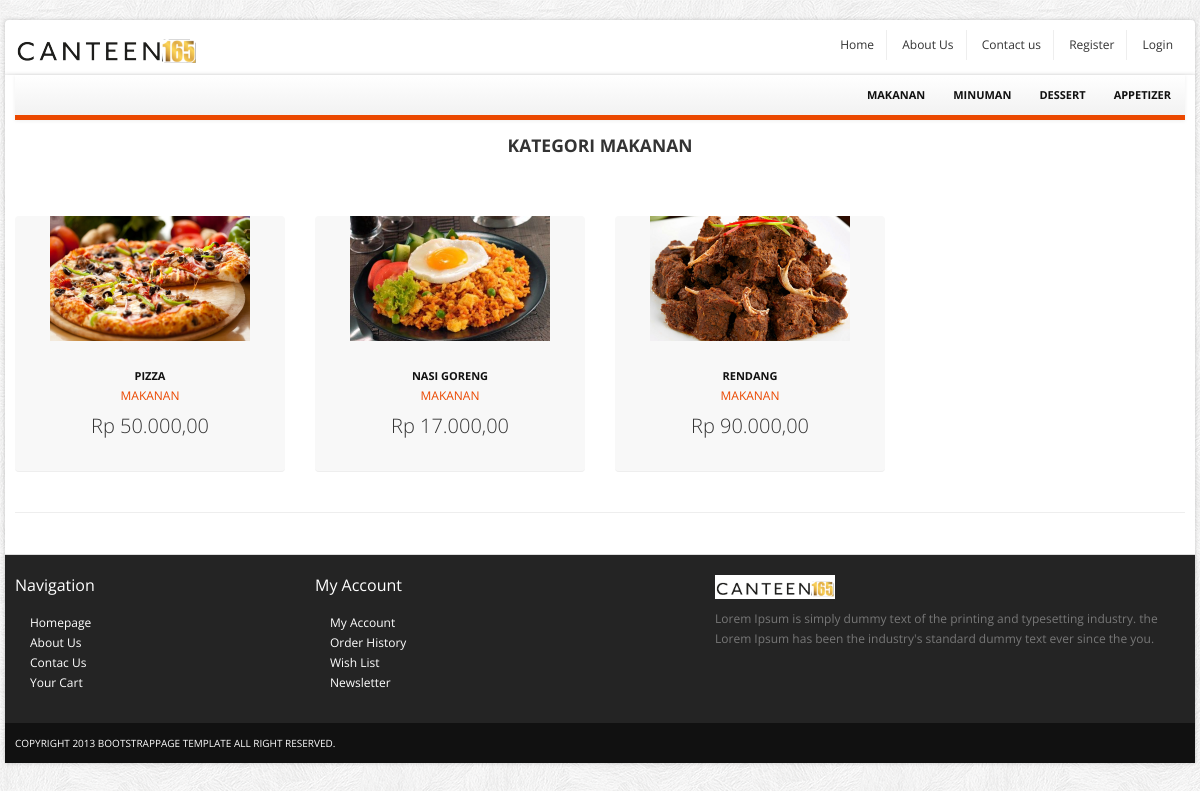
Screenshot of /index.php?p=products&id=1 with the database file from the repository.
### tables this page shows
CREATE TABLE `tblcategory` (
  `id` int(11) NOT NULL,
  `nama` varchar(50) NOT NULL,
  `deskripsi` varchar(300) NOT NULL
);

CREATE TABLE `tblmenu` (
  `id` int(11) NOT NULL,
  `nama` varchar(50) NOT NULL,
  `deskripsi` varchar(500) NOT NULL,
  `harga` int(11) NOT NULL,
  `idcategory` int(11) NOT NULL,
  `foto` varchar(100) NOT NULL
);

### inc.koneksi.php (called while the page is built, shortened)
<?php
class Connection{
   private $host = "localhost";
   private $struser = "root";
   private $strpassword = "";
   private $strdbname = "canteen165";
	function connect()
	{
	    $conn = mysqli_connect($this->host,$this->struser, $this->strpassword);
	 	 mysqli_select_db($conn, $this->strdbname);
		 $this->connection = $conn;
	}
}
?>

### class/class.Category.php (called while the page is built, shortened)
<?php
	class Category extends Connection
	{
		public function __get($atribute) {
			if (property_exists($this, $atribute)) {
				return $this->$atribute;
				}
		}
		public function SelectAllCategory(){
			$sql = "SELECT * FROM tblcategory";
			$result = mysqli_query($this->connection, $sql);
			$arrResult = Array();
			$cnt=0;
			if(mysqli_num_rows($result) > 0){
				while ($data = mysqli_fetch_array($result))
				{
					$objCategory = new Category();
					$objCategory->id=$data['id'];
					$objCategory->nama=$data['nama'];
					$objCategory->deskripsi=$data['deskripsi'];
					$arrResult[$cnt] = $objCategory;
					$cnt++;
				}
			}
			return $arrResult;
		}
 	}
?>

### class/class.Menu.php (called while the page is built, shortened)
<?php
	class Menu extends Connection
	{
		public function __get($atribute) {
			if (property_exists($this, $atribute)) {
				return $this->$atribute;
				}
		}
		public function SelectAllMenu($cari_idcategory, $cari_deskripsi){
			$sql = "SELECT a.*, b.nama as namacategory FROM tblmenu a, tblcategory b where a.idcategory= b.id";
			if($cari_idcategory != '')
			{
				$sql .= " AND a.idcategory = $cari_idcategory";
			}
			$sql .= " ORDER BY id ASC";
			$result = mysqli_query($this->connection, $sql);
			$arrResult = Array();
			$cnt=0;
			while ($data = mysqli_fetch_array($result))
			{
				$objMenu = new Menu();
				$objMenu->id=$data['id'];
				$objMenu->nama=$data['nama'];
				$objMenu->idcategory=$data['idcategory'];
				$objMenu->namacategory=$data['namacategory'];
				$objMenu->deskripsi=$data['deskripsi'];
				$objMenu->harga=$data['harga'];
				$objMenu->foto=$data['foto'];
				$arrResult[$cnt] = $objMenu;
				$cnt++;
			}
			return $arrResult;
		}
 	}
?>

### index.php (the view, shortened to what this page needs)
<?php
	require "inc.koneksi.php";
?>
<!DOCTYPE html>
<html lang="en">
	<head>
		<link href="css/bootstrap.min.css" rel="stylesheet">
		<link href="css/bootstrap-responsive.min.css" rel="stylesheet">
		<link href="css/flexslider.css" rel="stylesheet"/>
		<link href="css/main.css" rel="stylesheet"/>
	</head>
    <body>
		<div id="top-bar" class="container">
			<div class="row">
				<div class="span4">
					<a href="index.php" class="logo pull-left"><img src="images/logo.png" class="site_logo" alt=""></a>
				</div>
				<div class="span8">
					<div id="menu_user" class="account pull-right">
						<ul class="user-menu">
						    <li><a href="index.php">Home</a></li>
							<li><a href="index.php?p=about">About Us</a></li>
							<li><a href="index.php?p=contact">Contact us</a></li>
							<?php
								if(isset($_SESSION["role"]))
							    {
									if($_SESSION["role"] == "admin")
									{
							?>
										<li><a href="index.php?p=accountlist">User</a></li>
										<li><a href="index.php?p=pembelilist">Pembeli</a></li>
										<li><a href="index.php?p=categorylist">Kategori</a></li>
										<li><a href="index.php?p=menulist">Menu</a></li>
										<li><a href="index.php?p=bannerlist">Banner</a></li>
										<li><a href="index.php?p=pesananlist">Pesanan</a></li>
							<?php
									}
									else
									{
							?>
										<li><a href="index.php?p=historypesanan">History Pesanan</a></li>
										<li><a href="index.php?p=cart">Keranjang</a></li>
							<?php
									}
							?>
									<li><a href="index.php?p=logout">Logout</a></li>
							<?php
							    }
							    else
								{
							?>
									<li><a href="index.php?p=register">Register</a></li>
									<li><a href="index.php?p=login">Login</a></li>
							<?php
								}
							?>
						</ul>
					</div>
				</div>
			</div>
		</div>
		<div id="wrapper" class="container">
		<div class="navbar-inner main-menu">
					<nav id="menu" class="pull-right">
					<ul>
					<?php
					require_once('./class/class.Category.php');
					$objCategory = new Category();
					$arrayResult = $objCategory->SelectAllCategory();
					foreach ($arrayResult as $dataCategory) {
						echo '<li><a href="index.php?p=products&id='.$dataCategory->id.'">'.$dataCategory->nama.'</a>';
						echo '</li>';
					}
					?>
						</ul>
					</nav>
				</div>
			<section id="content">
			<div id="konten">
				<?php
				$pages_dir = 'pages';
				if(!empty($_GET['p'])){
					$pages = scandir($pages_dir, 0);
					unset($pages[0], $pages[1]);
					$p = $_GET['p'];
					if(in_array($p.'.php', $pages)){
						include($pages_dir.'/'.$p.'.php');
					} else {
						echo 'Halaman tidak ditemukan! :(';
					}
				} else {
					include($pages_dir.'/home.php');
				}
				?>
			</div>
			</section>
			<section id="footer-bar">
				<div class="row">
					<div class="span3">
						<h4>Navigation</h4>
						<ul class="nav">
							<li><a href="index.php">Homepage</a></li>
							<li><a href="index.php?p=about">About Us</a></li>
							<li><a href="./contact.html">Contac Us</a></li>
							<li><a href="./cart.html">Your Cart</a></li>
						</ul>
					</div>
					<div class="span4">
						<h4>My Account</h4>
						<ul class="nav">
							<li><a href="index.php?p=editprofile">My Account</a></li>
							<li><a href="index.php?p=history">Order History</a></li>
							<li><a href="#">Wish List</a></li>
							<li><a href="#">Newsletter</a></li>
						</ul>
					</div>
					<div class="span5">
						<p class="logo"><img src="themes/images/logo.png" class="site_logo" alt=""></p>
						<p>Lorem Ipsum is simply dummy text of the printing and typesetting industry. the  Lorem Ipsum has been the industry's standard dummy text ever since the you.</p>
						<br/>
						<span class="social_icons">
							<a class="facebook" href="#">Facebook</a>
							<a class="twitter" href="#">Twitter</a>
							<a class="skype" href="#">Skype</a>
							<a class="vimeo" href="#">Vimeo</a>
						</span>
					</div>
				</div>
			</section>
			<section id="copyright">
				<span>Copyright 2013 bootstrappage template  All right reserved.</span>
			</section>
		</div>
    </body>
</html>

### pages/products.php
<section class="header_text sub">
<?php
	if(isset($_GET['id'])){
	$idcategory =  $_GET['id'];
	require_once('./class/class.Menu.php');
	$objMenu = new Menu();
	$arrayResult = $objMenu->SelectAllMenu($idcategory, '');
?>
	<h4><span>Kategori <?php echo $arrayResult[0]->namacategory;  ?></span></h4>
</section>
<section class="main-content">
	<div class="row">
		<div class="span12">
			<ul class="thumbnails listing-products">
				<?php
				foreach ($arrayResult as $dataMenu) {
					echo '<li class="span3">
							<div class="product-box">
								<span class="sale_tag"></span>
								<p><a href="index.php?p=productdetail&id='.$dataMenu->id.'"><img height="150" width="200" src="upload/menu/'.$dataMenu->foto.'" alt="" /></a></p>
								<a href="index.php?p=productdetail&id='.$dataMenu->id.'" class="title">'.$dataMenu->nama.'</a><br/>
								<a href="index.php?p=products&id='.$dataMenu->idcategory.'" class="category">'.$dataMenu->namacategory.'</a>
								<p class="price">Rp '.number_format($dataMenu->harga,2,',','.').'</p>
							</div>
						</li>
						';
				}
			}
				?>
			</ul>
		<hr>
		</div>
	</div>
</section>

### css/main.css (style rules this page uses)
body { font-size: 12px; font-family: 'Open Sans', arial, tahoma, sans-serif; background:url(images/bg.png) repeat 0 0 fixed; }
ul li a,a { color:#333; outline:0; -webkit-transition: all 0.2s linear; -moz-transition: all 0.2s linear; -o-transition: all 0.2s linear; -ms-transition: all 0.2s linear; transition: all 0.2s linear; }
a { color:#eb4800; }
#wrapper,#top-bar { background: #fff; margin: 20px auto 20px auto; box-shadow: 0px 0px 4px 0px rgba(0, 0, 0, 0.2); -moz-box-shadow: 0px 0px 4px 0px rgba(0, 0, 0, 0.2); -webkit-box-shadow: 0px 0px 4px 0px rgba(0, 0, 0, 0.2); padding:0px 10px; }
section.homepage-slider, section.navbar, section.google_map, section#footer-bar, section#copyright { margin-left: -10px; margin-right: -10px; }
section.header_text { background:url(images/bg_h.png) no-repeat bottom; text-align:center; padding:15px 0 20px 0; font-size:16px; line-height:30px; border-bottom:1px solid #fff; }
section.header_text.sub { font-size:14px; margin-bottom:40px; }
section.header_text.sub h4 { text-transform:uppercase; margin:0; }
#top-bar { background-color:#fff; padding:10px; margin: 20px auto -22px auto; -webkit-border-radius: 4px; -moz-border-radius: 4px; border-radius: 4px; }
#top-bar .user-menu { margin: 0; padding: 0; list-style: none; }
#top-bar .user-menu li { display: inline-block; *display: inline; zoom: 1; border-right: 1px solid #eee; padding: 5px 12px; }
#top-bar .user-menu li:last-child { border-right:0; }
section#footer-bar, section#copyright { padding:10px 10px; }
section#footer-bar { margin-top:20px; padding-top:10px; background-color:#242424; border-top:1px solid #ddd; color:#777; }
section#footer-bar p.logo { margin-top:10px; width:120px; }
section#footer-bar a { text-indent:15px; color:#fff; }
section#footer-bar .nav a { background: url(images/trigger_right.png) no-repeat 5px 7px; }
section#footer-bar h4 { padding: 0; font-size: 16px; color: #fff; font-weight:normal; margin: 10px 0 18px; }
section#footer-bar .social_icons a { display: block; float: left; width: 29px; height: 28px; text-indent: -9999px; background-image: url(images/social-icons.png); background-repeat: no-repeat; margin-right: 10px; -webkit-transition: all 0.4s; -moz-transition: all 0.4s; -o-transition: all 0.4s; -ms-transition: all 0.4s; transition: all 0.4s; }
section#footer-bar .social_icons a.twitter { background-position: -38px 0; }
section#footer-bar .social_icons a.skype { background-position: -76px 0; }
section#footer-bar .social_icons a.vimeo { background-position: -115px 0; }
section#copyright { background-color:#111111; color:#fff; font-size:10px; text-transform:uppercase; }
.navbar-inner.main-menu { height: 40px; padding-left:10px; padding-right:0; border-right: 0; border-left: 0; border-top: 0; border-bottom:5px solid #eb4800; -webkit-border-radius: 0; -moz-border-radius: 0; border-radius: 0; filter: none; }
#menu > ul { display: block; margin-left:0; }
#menu > ul > li { list-style: none; float: left; position: relative; margin-right: 0px; }
#menu > ul > li > a { font-size: 11px; color: #111; display: block; text-transform: uppercase; font-weight: bold; text-align: center; padding: 10px 14px; }
.product-box { text-align:center; padding-bottom:15px; position: relative; background-color:#f8f8f8; border-radius: 4px; -moz-border-radius: 4px; -webkit-border-radius: 4px; border-bottom:1px solid #eee; }
.product-box span.sale_tag { background: url(images/sprites.png) no-repeat scroll 0 0 transparent; height: 54px; position: absolute; width: 55px; z-index: 100; top:0; left:0; }
.product-box img { overflow:hidden; }
.product-box a.title { text-transform:uppercase; color:#111111; display:inline-block; font-weight:bold; font-size:11px; margin:15px 0 0px 0; }
.product-box a.category { color:#eb4800; }
.product-box p.price { font-size:20px; font-weight:300; padding:10px 0; }

### rows the page displays
tblcategory: nama "MAKANAN"
tblcategory: nama "MINUMAN"
tblcategory: nama "DESSERT"
tblcategory: nama "APPETIZER"
tblmenu: foto (picture), nama "PIZZA", idcategory.nama "MAKANAN", harga "50.000,00"
tblmenu: foto (picture), nama "NASI GORENG", idcategory.nama "MAKANAN", harga "17.000,00"
tblmenu: foto (picture), nama "RENDANG", idcategory.nama "MAKANAN", harga "90.000,00"
